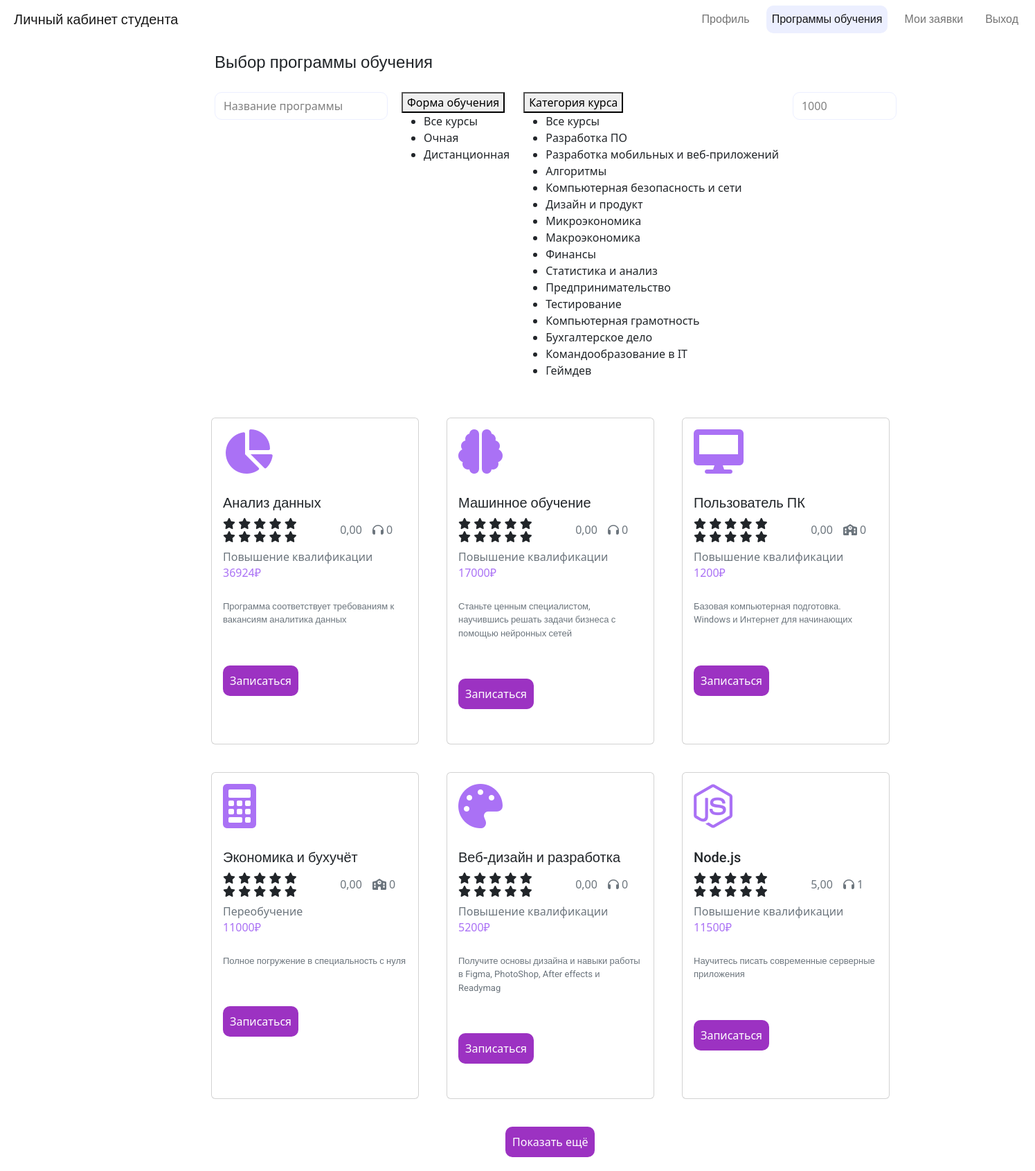
Screenshot of /program.php with the database file from the repository.
### tables this page shows
CREATE TABLE `training_program` (
  `id_program` int(11) NOT NULL,
  `name_of_program` varchar(100) NOT NULL,
  `id_subcategory` int(11) NOT NULL,
  `number_of_hours` int(11) NOT NULL DEFAULT '72',
  `price` double DEFAULT NULL,
  `id_certification` int(11) NOT NULL DEFAULT '1',
  `id_document` int(11) NOT NULL DEFAULT '2',
  `type_of_program` varchar(30) NOT NULL DEFAULT 'повышение квалификации',
  `id_form` int(11) NOT NULL DEFAULT '2',
  `description` text,
  `icon` text,
  `average_rate` double NOT NULL DEFAULT '0'
);

CREATE TABLE `form_of_education` (
  `id_form` int(11) NOT NULL,
  `name_of_form` varchar(100) NOT NULL
);

### src/program.php (the view, shortened to what this page needs)
<?php
include("student_navigation.php");
include("db.php");
$sql = "SELECT *, training_program.id_program, IF(id_education > 0 AND status=1, COUNT(training_program.id_program), 0) AS listeners FROM training_program LEFT JOIN education ON training_program.id_program = education.id_program INNER JOIN form_of_education ON training_program.id_form = form_of_education.id_form GROUP BY training_program.id_program;";
$result = mysqli_query($conn, $sql);
?>
<head>
  <link rel="stylesheet/less" type="text/css" href="program.less" />
</head>
<section class='center'>
  <h4>Выбор программы обучения</h4>
  <form method='post' action='' id='form' style='left:5%;top:0%;width:1wh;'>
    <input type='text' style='margin-right:20px' id='search-text' onkeyup='card_search()' name='searchName' placeholder='Название программы' class='form-control select'>
    <div id="search-form" onclick='card_search()' style="margin-right:20px">
    </div>
    <div id="search-category" onclick='card_search()'>
    </div>
    <input type='number' id='search-price' onkeyup='card_search()' onclick='card_search()' name='searchPrice' placeholder='1000' class='form-control'>
  </form>
  <div class='wrapper'>
    <?php while ($myrow = mysqli_fetch_array($result)) {
      $average = $myrow['average_rate'];
      $aver_percent = $average / 5 * 100;
      $average = number_format($average, 2, ',', ' ');
    ?>
      <div class='item'>
        <div class='card'>
          <div class='card-body' style='height:470px'>
            <i class='<?php echo $myrow['icon']; ?> fa-4x' style='padding-bottom:30px;color:rgb(170, 113, 245)'></i>
            <h5 class='card-title'><?php echo $myrow['name_of_program']; ?></h5>
            <h6 class='card-subtitle mb-1'>
              <div class='row' style="padding:5px 0 10px 0">
                <div class='col-7'>
                  <div class="star-ratings">
                    <div class="fill-ratings" style="width: <?php echo $aver_percent; ?>%;">
                      <span>
                        <nobr>
                          <i class="fa-solid fa-star"></i>
                          <i class="fa-solid fa-star"></i>
                          <i class="fa-solid fa-star"></i>
                          <i class="fa-solid fa-star"></i>
                          <i class="fa-solid fa-star"></i>
                        </nobr>
                      </span>
                    </div>
                    <div class="empty-ratings">
                      <span>
                        <nobr>
                          <i class="fa-solid fa-star"></i>
                          <i class="fa-solid fa-star"></i>
                          <i class="fa-solid fa-star"></i>
                          <i class="fa-solid fa-star"></i>
                          <i class="fa-solid fa-star"></i>
                        </nobr>
                      </span>
                    </div>
                  </div>
                </div>
                <div class='col-5 text-muted' style='margin: auto 0 auto 0;'>
                  <span><?php echo $average; ?><i style='padding-left:15px' class="fa-solid
                <?php
                if ($myrow['id_form'] === "2") {
                  echo "fa-headphones";
                } else if ($myrow['id_form'] === "1") echo "fa-school";
                ?>"></i> <?php echo $myrow['listeners']; ?></span>
                </div>
              </div>
            </h6>
            <h6 class='card-subtitle type-title mb-2 text-muted'><?php echo $myrow['type_of_program']; ?></h6>
            <h6 class='card-subtitle price-title mb-2' style='color:rgb(170, 113, 245)'><?php echo $myrow['price']; ?>₽</h6>
            <div class='container' style='padding: 20px 0 20px 0;'>
              <p class='card-text text-muted' style='font-size:13px;'><?php echo $myrow['description']; ?></p>
              <div style='padding-top:40px;'>
                <form method='post'>
                  <button class='btn-submit' type='submit' formaction='submit_orders.php'>Записаться</button>
                </form>
              </div>
            </div>
          </div>
        </div>
      </div>
    <?php } ?>
  </div>
  <button class='btn-submit show-more'>Показать ещё</button>
</section>

### src/student_navigation.php (shortened to what this page needs)
<!DOCTYPE html>
<html lang="en">
<head>
    <link rel="stylesheet" type="text/css" href="styles2.css">
    <link href="https://cdn.jsdelivr.net/npm/bootstrap@5.2.0-beta1/dist/css/bootstrap.min.css" rel="stylesheet" />
    <link rel="stylesheet" href="https://cdnjs.cloudflare.com/ajax/libs/font-awesome/6.0.0/css/all.min.css">
</head>
</head>
<body>
    <nav class="navbar navbar-expand-lg brown_panel">
        <a class="navbar-brand" href="#">Личный кабинет студента</a>
        <div class="collapse navbar-collapse" id="navbarSupportedContent">
            <ul class="navbar-nav mr-4">
                <li class="nav-item">
                    <a class="nav-link" href="student_profile.php">Профиль</a>
                </li>
                <li class="nav-item">
                    <a class="nav-link" href="program.php">Программы обучения</a>
                </li>
                <li class="nav-item">
                    <a class="nav-link" href="my_orders.php">Мои заявки</a>
                </li>
                <li class="nav-item">
                    <a class="nav-link" href="index.php">Выход</a>
                </li>
            </ul>
        </div>
    </nav>
</body>
</html>

### src/styles2.css (style rules this page uses)
html, body, h1, h2, h3, h4, h5, a, p { font-family: 'Roboto', sans-serif; }
.navbar { background-color: white; }
.navbar-brand { margin-left: 20px; }
.active { background-color: rgb(236, 239, 255); border-radius: 10px; }
.nav-link,.navbar-brand { color:#f4f4f4; cursor: pointer; }
.nav-link { margin-right: 1em !important; }
.navbar-collapse { justify-content: flex-end; }

### src/program.php (style rules this page uses)
::placeholder { color: grey !important; }
.center { margin-left: 200px; }
h4 { padding: 20px 110px 20px 110px; }
.btn-submit { background-color: #9C32C2; padding: 10px; color: white; border: none; border-radius: 10px; }
.wrapper { display: flex; flex-flow: row wrap; width: 1200px; margin-left: 85px; justify-content: start; }
.item { margin: 20px 20px; width: 300px; }
.show-more { margin: 20px 530px; }
.select { width: 250px !important; }
.form-control { color: grey; }
#form { display: flex; justify-content: left; padding-bottom: 20px; padding-left: 90px; }
.form-control { width: 150px; border-radius: 10px; border: solid 1.5px rgb(236, 239, 255); height: 40px; margin-left: 20px; }

### rows the page displays
training_program: name_of_program "Анализ данных", average_rate "0,00", listeners "0", type_of_program "Повышение квалификации", price "36924", description "Программа соответствует требованиям к вакансиям аналитика данных"
training_program: name_of_program "Машинное обучение", average_rate "0,00", listeners "0", type_of_program "Повышение квалификации", price "17000", description "Станьте ценным специалистом, научившись решать задачи бизнеса с помощью нейронных сетей"
training_program: name_of_program "Пользователь ПК", average_rate "0,00", listeners "0", type_of_program "Повышение квалификации", price "1200", description "Базовая компьютерная подготовка. Windows и Интернет для начинающих"
training_program: name_of_program "Экономика и бухучёт", average_rate "0,00", listeners "0", type_of_program "Переобучение", price "11000", description "Полное погружение в специальность с нуля"
training_program: name_of_program "Веб-дизайн и разработка", average_rate "0,00", listeners "0", type_of_program "Повышение квалификации", price "5200", description "Получите основы дизайна и навыки работы в Figma, PhotoShop, After effects и Readymag"
training_program: name_of_program "Node.js", average_rate "5,00", listeners "1", type_of_program "Повышение квалификации", price "11500", description "Научитесь писать современные серверные приложения"
